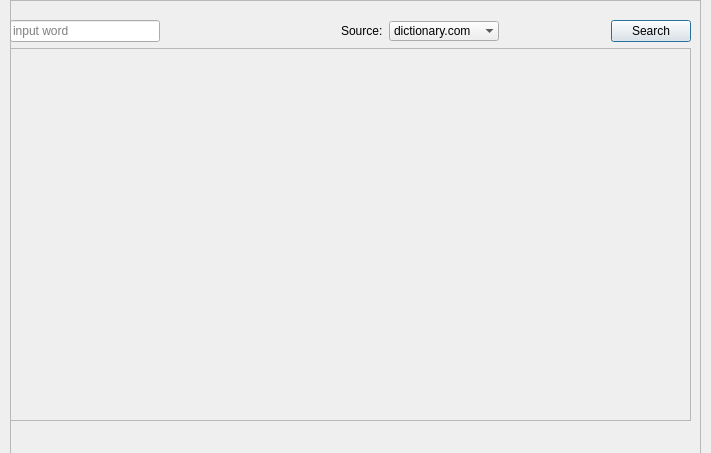
<?xml version="1.0" encoding="UTF-8"?>
<ui version="4.0">
 <class>Dialog</class>
 <widget class="QDialog" name="Dialog">
  <property name="geometry">
   <rect>
    <x>0</x>
    <y>0</y>
    <width>711</width>
    <height>453</height>
   </rect>
  </property>
  <property name="font">
   <font>
    <family>Segoe UI</family>
   </font>
  </property>
  <property name="windowTitle">
   <string>TARDIS</string>
  </property>
  <widget class="QFrame" name="frame">
   <property name="geometry">
    <rect>
     <x>10</x>
     <y>0</y>
     <width>691</width>
     <height>511</height>
    </rect>
   </property>
   <property name="frameShape">
    <enum>QFrame::StyledPanel</enum>
   </property>
   <property name="frameShadow">
    <enum>QFrame::Raised</enum>
   </property>
   <widget class="QWidget" name="gridLayoutWidget">
    <property name="geometry">
     <rect>
      <x>0</x>
      <y>20</y>
      <width>681</width>
      <height>401</height>
     </rect>
    </property>
    <layout class="QGridLayout" name="gridLayout">
     <property name="bottomMargin">
      <number>0</number>
     </property>
     <item row="0" column="3">
      <widget class="QComboBox" name="SourceChosser">
       <property name="minimumSize">
        <size>
         <width>110</width>
         <height>20</height>
        </size>
       </property>
       <property name="editable">
        <bool>false</bool>
       </property>
       <property name="currentText">
        <string>dictionary.com</string>
       </property>
       <property name="currentIndex">
        <number>0</number>
       </property>
       <property name="frame">
        <bool>false</bool>
       </property>
       <item>
        <property name="text">
         <string>dictionary.com</string>
        </property>
       </item>
      </widget>
     </item>
     <item row="1" column="0" colspan="6">
      <widget class="QScrollArea" name="scrollArea">
       <property name="verticalScrollBarPolicy">
        <enum>Qt::ScrollBarAsNeeded</enum>
       </property>
       <property name="widgetResizable">
        <bool>true</bool>
       </property>
       <widget class="QWidget" name="scrollAreaWidgetContents">
        <property name="geometry">
         <rect>
          <x>0</x>
          <y>0</y>
          <width>677</width>
          <height>366</height>
         </rect>
        </property>
        <property name="minimumSize">
         <size>
          <width>0</width>
          <height>0</height>
         </size>
        </property>
        <widget class="QWidget" name="gridLayoutWidget_2">
         <property name="geometry">
          <rect>
           <x>0</x>
           <y>0</y>
           <width>659</width>
           <height>642</height>
          </rect>
         </property>
         <layout class="QGridLayout" name="ResultGridLayout">
          <property name="sizeConstraint">
           <enum>QLayout::SetMinAndMaxSize</enum>
          </property>
          <property name="leftMargin">
           <number>10</number>
          </property>
          <property name="bottomMargin">
           <number>600</number>
          </property>
          <item row="0" column="4">
           <spacer name="horizontalSpacer_6">
            <property name="orientation">
             <enum>Qt::Horizontal</enum>
            </property>
            <property name="sizeType">
             <enum>QSizePolicy::Fixed</enum>
            </property>
            <property name="sizeHint" stdset="0">
             <size>
              <width>70</width>
              <height>20</height>
             </size>
            </property>
           </spacer>
          </item>
          <item row="0" column="6">
           <spacer name="horizontalSpacer_8">
            <property name="orientation">
             <enum>Qt::Horizontal</enum>
            </property>
            <property name="sizeType">
             <enum>QSizePolicy::Fixed</enum>
            </property>
            <property name="sizeHint" stdset="0">
             <size>
              <width>70</width>
              <height>20</height>
             </size>
            </property>
           </spacer>
          </item>
          <item row="0" column="0">
           <spacer name="horizontalSpacer_2">
            <property name="orientation">
             <enum>Qt::Horizontal</enum>
            </property>
            <property name="sizeType">
             <enum>QSizePolicy::Fixed</enum>
            </property>
            <property name="sizeHint" stdset="0">
             <size>
              <width>20</width>
              <height>20</height>
             </size>
            </property>
           </spacer>
          </item>
          <item row="0" column="5">
           <spacer name="horizontalSpacer_7">
            <property name="orientation">
             <enum>Qt::Horizontal</enum>
            </property>
            <property name="sizeType">
             <enum>QSizePolicy::Fixed</enum>
            </property>
            <property name="sizeHint" stdset="0">
             <size>
              <width>70</width>
              <height>20</height>
             </size>
            </property>
           </spacer>
          </item>
          <item row="0" column="7">
           <spacer name="horizontalSpacer_9">
            <property name="orientation">
             <enum>Qt::Horizontal</enum>
            </property>
            <property name="sizeType">
             <enum>QSizePolicy::Fixed</enum>
            </property>
            <property name="sizeHint" stdset="0">
             <size>
              <width>70</width>
              <height>20</height>
             </size>
            </property>
           </spacer>
          </item>
          <item row="0" column="3">
           <spacer name="horizontalSpacer_5">
            <property name="orientation">
             <enum>Qt::Horizontal</enum>
            </property>
            <property name="sizeType">
             <enum>QSizePolicy::Fixed</enum>
            </property>
            <property name="sizeHint" stdset="0">
             <size>
              <width>70</width>
              <height>20</height>
             </size>
            </property>
           </spacer>
          </item>
          <item row="0" column="1">
           <spacer name="horizontalSpacer_3">
            <property name="orientation">
             <enum>Qt::Horizontal</enum>
            </property>
            <property name="sizeType">
             <enum>QSizePolicy::Fixed</enum>
            </property>
            <property name="sizeHint" stdset="0">
             <size>
              <width>80</width>
              <height>20</height>
             </size>
            </property>
           </spacer>
          </item>
          <item row="0" column="2">
           <spacer name="horizontalSpacer_4">
            <property name="orientation">
             <enum>Qt::Horizontal</enum>
            </property>
            <property name="sizeType">
             <enum>QSizePolicy::Fixed</enum>
            </property>
            <property name="sizeHint" stdset="0">
             <size>
              <width>70</width>
              <height>20</height>
             </size>
            </property>
           </spacer>
          </item>
          <item row="0" column="8">
           <spacer name="horizontalSpacer_10">
            <property name="orientation">
             <enum>Qt::Horizontal</enum>
            </property>
            <property name="sizeType">
             <enum>QSizePolicy::Fixed</enum>
            </property>
            <property name="sizeHint" stdset="0">
             <size>
              <width>80</width>
              <height>20</height>
             </size>
            </property>
           </spacer>
          </item>
         </layout>
        </widget>
       </widget>
      </widget>
     </item>
     <item row="0" column="5">
      <widget class="QPushButton" name="SearchButton">
       <property name="text">
        <string>Search</string>
       </property>
      </widget>
     </item>
     <item row="0" column="4">
      <widget class="QLabel" name="LoadingLabel">
       <property name="minimumSize">
        <size>
         <width>100</width>
         <height>0</height>
        </size>
       </property>
       <property name="lineWidth">
        <number>1</number>
       </property>
       <property name="text">
        <string/>
       </property>
      </widget>
     </item>
     <item row="0" column="2">
      <widget class="QLabel" name="label">
       <property name="text">
        <string>Source:</string>
       </property>
       <property name="margin">
        <number>5</number>
       </property>
      </widget>
     </item>
     <item row="0" column="0">
      <widget class="QLineEdit" name="WordInput">
       <property name="minimumSize">
        <size>
         <width>100</width>
         <height>0</height>
        </size>
       </property>
       <property name="maximumSize">
        <size>
         <width>150</width>
         <height>16777215</height>
        </size>
       </property>
       <property name="text">
        <string/>
       </property>
       <property name="placeholderText">
        <string>input word</string>
       </property>
      </widget>
     </item>
     <item row="0" column="1">
      <spacer name="horizontalSpacer">
       <property name="orientation">
        <enum>Qt::Horizontal</enum>
       </property>
       <property name="sizeHint" stdset="0">
        <size>
         <width>40</width>
         <height>20</height>
        </size>
       </property>
      </spacer>
     </item>
    </layout>
   </widget>
  </widget>
 </widget>
 <resources/>
 <connections/>
</ui>
